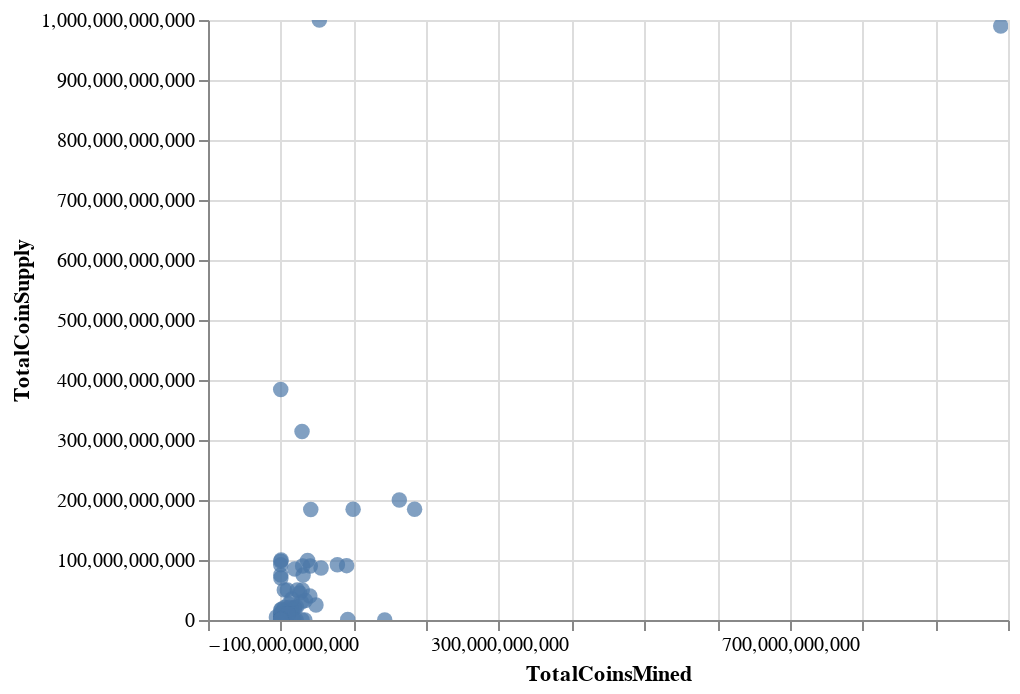

Notebook code cell kept with this figure:
### Code cell
# working in how import altair on sagemaker
#df = df.astype({"TotalCoinSupply":'float64'})
#trade_chart=alt.Chart(df).mark_circle(size=60).encode(
#   x='TotalCoinsMined',
#    y='TotalCoinSupply',
#    tooltip=['CoinName']).interactive()
# trade_chart

### Figure 1 — Vega-Lite specification as saved in the notebook (floating-point values rounded to 4 significant figures; data arrays with more than 128 entries replaced by an {"elided": "..."} marker saying what was removed)
{"$schema": "https://vega.github.io/schema/vega-lite/v3.4.0.json", "config": {"mark": {"tooltip": null}, "view": {"height": 300, "width": 400}}, "data": {"name": "data-f1d6e08c431d1d97fa9d296a113ea55a"}, "datasets": {"data-f1d6e08c431d1d97fa9d296a113ea55a": {"elided": "533 records"}}, "encoding": {"tooltip": [{"field": "CoinName", "type": "nominal"}], "x": {"field": "TotalCoinsMined", "type": "quantitative"}, "y": {"field": "TotalCoinSupply", "type": "quantitative"}}, "mark": {"size": 60, "type": "circle"}, "selection": {"selector004": {"bind": "scales", "encodings": ["x", "y"], "type": "interval"}}}
